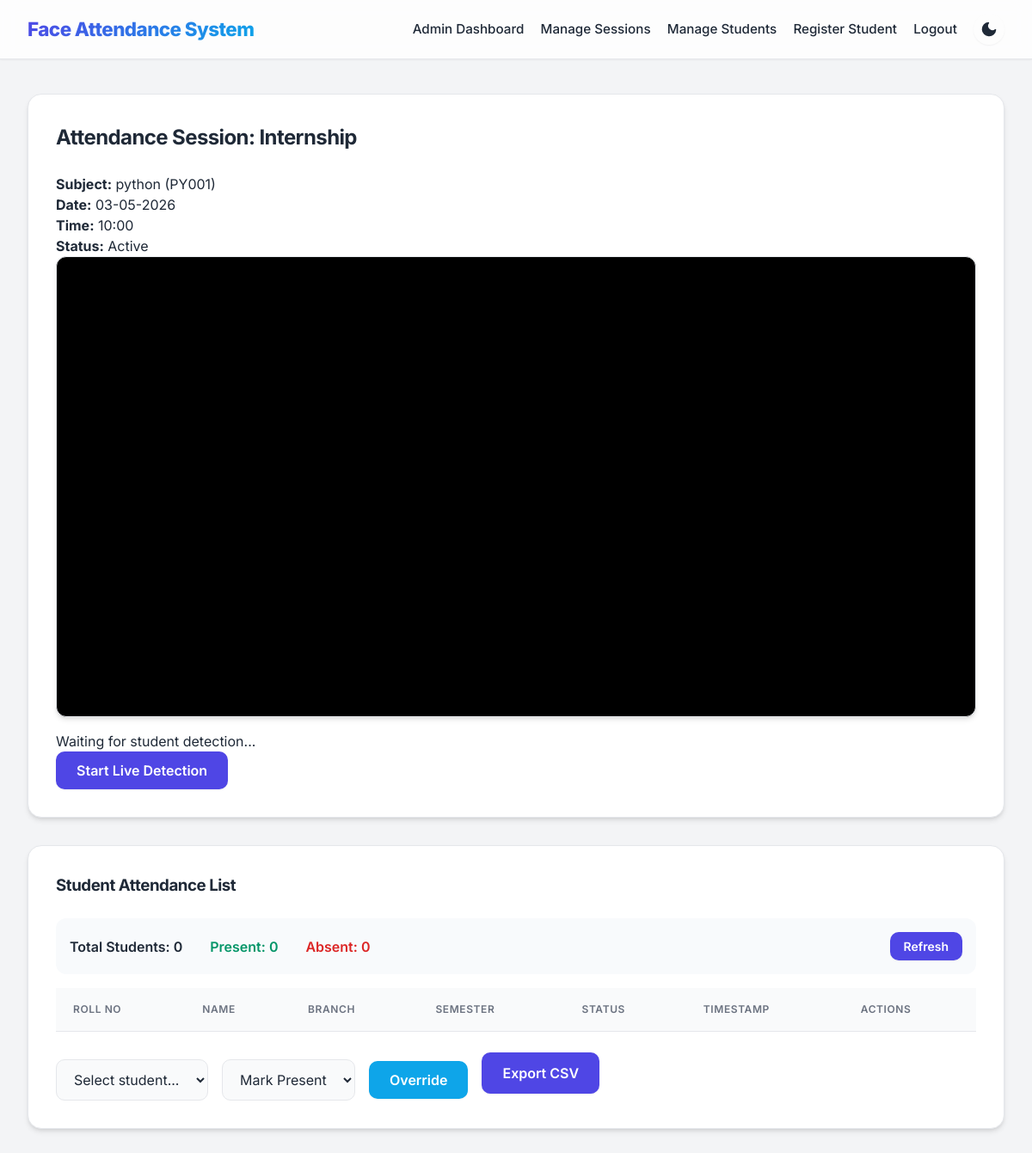
The app's page /admin/session/1 (signed in), older data.
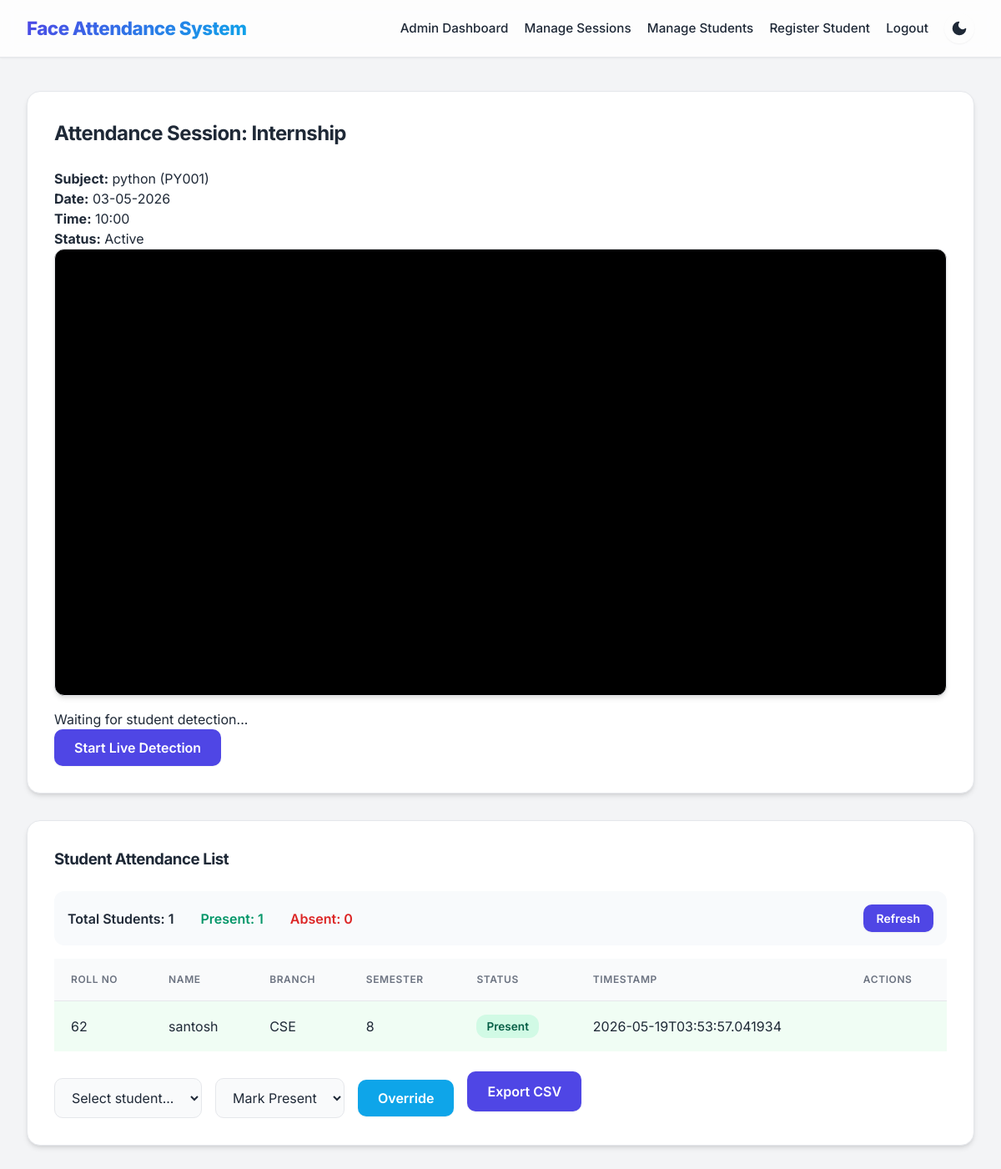
The same page, newer data.
### tables this page shows
CREATE TABLE attendance(
        id INTEGER PRIMARY KEY,
        student_id INTEGER,
        session_id INTEGER,
        status TEXT,
        timestamp TEXT,
        note TEXT,
        FOREIGN KEY(student_id) REFERENCES students(id),
        FOREIGN KEY(session_id) REFERENCES sessions(id)
    );

CREATE TABLE students(
        id INTEGER PRIMARY KEY,
        name TEXT,
        roll_no TEXT,
        branch TEXT,
        semester TEXT,
        photo_count INTEGER DEFAULT 0
    , password TEXT);

### app.py (the view)
@app.route('/admin/session/<int:session_id>')
def attendance_session(session_id):
    if not session.get('admin_user'):
        return redirect(url_for('login'))
    session_info = query_db('SELECT s.*, subj.name as subject_name, subj.code as subject_code FROM sessions s LEFT JOIN subjects subj ON s.subject_id=subj.id WHERE s.id=?', (session_id,), one=True)
    students_with_attendance = query_db('''
        SELECT s.id, s.name, s.roll_no, s.branch, s.semester,
               a.status, a.timestamp,
               CASE WHEN a.status IS NOT NULL THEN 1 ELSE 0 END as has_attendance
        FROM students s
        LEFT JOIN attendance a ON s.id = a.student_id AND a.session_id = ?
        ORDER BY s.roll_no
    ''', (session_id,))
    return render_template('attendance_session.html', session_info=session_info, students=students_with_attendance)

### app.py (called while the page is built)
def get_db_connection():
    conn = sqlite3.connect(DATABASE_PATH)
    conn.row_factory = sqlite3.Row
    return conn

def query_db(query, args=(), one=False):
    conn = get_db_connection()
    cursor = conn.execute(query, args)
    rows = cursor.fetchall()
    conn.close()
    return rows[0] if one and rows else rows

@app.before_request
def restrict_access():
    allowed_routes = ['home', 'login', 'student_login', 'student_register', 'static', 'test_image', 'get_active_sessions']
    if request.endpoint in allowed_routes or not request.endpoint:
        return
    if request.path.startswith('/admin/'):
        if session.get('user_type') != 'admin':
            flash('Admin access required', 'error')
            return redirect(url_for('login'))
    if request.path.startswith('/student/'):
        protected_student_routes = ['student_history', 'student_attend']
        if request.endpoint in protected_student_routes and session.get('user_type') != 'student':
            flash('Student login required', 'error')
            return redirect(url_for('student_login'))

### templates/attendance_session.html (shortened to what this page needs)
{% extends 'base.html' %}
{% block content %}
<div class="card wide-card" data-session-id="{{ session_info.id }}">
    <h2>Attendance Session: {{ session_info.title }}</h2>
    <div class="session-summary">
        <div><strong>Subject:</strong> {{ session_info.subject_name }} ({{ session_info.subject_code }})</div>
        <div><strong>Date:</strong> {{ session_info.date }}</div>
        <div><strong>Time:</strong> {{ session_info.time }}</div>
        <div><strong>Status:</strong> {{ 'Active' if session_info.active else 'Inactive' }}</div>
    </div>
    <div class="video-panel">
        <video id="attendVideo" autoplay muted></video>
        <div class="attendance-status">
            <div id="detectedStudent">Waiting for student detection...</div>
            <div><button id="startStream" class="button">Start Live Detection</button></div>
        </div>
    </div>
</div>
<div class="card">
    <h3>Student Attendance List</h3>
    <div class="attendance-summary">
        <div class="summary-stats">
            <span class="stat-item">Total Students: {{ students|length }}</span>
            <span class="stat-item present-count">Present: {{ students|selectattr('status')|list|length }}</span>
            <span class="stat-item absent-count">Absent: {{ students|rejectattr('status')|list|length }}</span>
        </div>
        <button id="refreshBtn" class="button small">Refresh</button>
    </div>
    <table id="attendanceTable">
        <thead>
            <tr>
                <th>Roll No</th>
                <th>Name</th>
                <th>Branch</th>
                <th>Semester</th>
                <th>Status</th>
                <th>Timestamp</th>
                <th>Actions</th>
            </tr>
        </thead>
        <tbody>
            {% for student in students %}
            <tr data-student-id="{{ student.id }}" class="student-row {{ 'present-row' if student.status == 'Present' else 'absent-row' }}">
                <td>{{ student.roll_no }}</td>
                <td>{{ student.name }}</td>
                <td>{{ student.branch }}</td>
                <td>{{ student.semester }}</td>
                <td>
                    <span class="status-badge {{ 'status-present' if student.status == 'Present' else 'status-absent' }}">
                        {{ student.status if student.status else 'Not Marked' }}
                    </span>
                </td>
                <td>{{ student.timestamp if student.timestamp else '-' }}</td>
                <td>
                </td>
            </tr>
            {% endfor %}
        </tbody>
    </table>
    <div class="session-actions">
        <form method="post" action="{{ url_for('session_override', session_id=session_info.id) }}" class="inline-form" id="overrideForm">
            <select name="student_id" id="overrideStudentId">
                <option value="">Select student...</option>
            </select>
            <select name="action">
                <option value="present">Mark Present</option>
            </select>
            <button type="submit" class="button secondary">Override</button>
        </form>
        <a class="button" href="{{ url_for('export_session', session_id=session_info.id) }}">Export CSV</a>
    </div>
</div>
{% endblock %}

Row changes from the older to the newer data that the page shows:
added attendance: roll_no "62", name "santosh", branch "CSE", semester "8", status "Present", timestamp "2026-05-19T03:53:57.041934"
Text that changed along with them:
{{ students|length }}: "0" → "1"
{{ students|selectattr('status')|list|length }}: "0" → "1"
